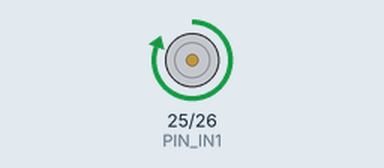
A sketch run on a simulated ESP32. Parts: motor-driver pin pairs drawn as motors (green arrow = first pin HIGH = forward, orange = second pin HIGH = backward, longer = more drive).

Above: at 1.5 s.
At 4.0 s:
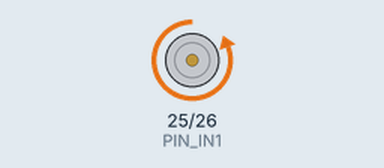
At 5.5 s:
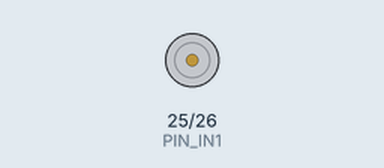
Timing chart, 0 to 8.6 s (numbered marks = the images above):
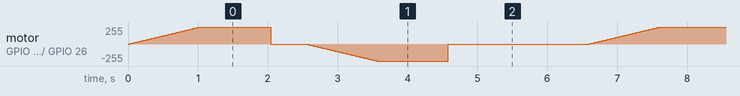

The sketch:

example.ino
```cpp
// Arduino/ESP32 sketch that ramps a DC motor forward, applies a brake, then ramps it in reverse using PWM on the DRV8871 IN pins.
//
// Buy this module: https://shillehtek.com/products/drv8871-h-bridge-motor-driver-module-pre-soldered
// Full manual: https://shillehtek.com/blogs/shillehtek-product-manuals/drv8871-h-bridge-motor-driver-module-pre-soldered-manual
// More examples: https://github.com/shillehbean/shillehtek-examples
//

// DRV8871 motor driver - ramp a DC motor forward, brake, then ramp it in reverse
// Arduino Uno/Nano: IN1 = D9, IN2 = D10, GND = GND.  ESP32: IN1 = GPIO 25, IN2 = GPIO 26, GND = GND.
// The motor supply (6.5 V to 45 V) goes to POWER + and POWER -. Leave the header VM pin unconnected.
#if defined(ESP32)
const int PIN_IN1 = 25;
const int PIN_IN2 = 26;
#else
const int PIN_IN1 = 9;
const int PIN_IN2 = 10;
#endif

void drive(int speed) {              // speed: -255 (full reverse) to 255 (full forward)
  if (speed >= 0) {
    analogWrite(PIN_IN1, speed);
    analogWrite(PIN_IN2, 0);
  } else {
    analogWrite(PIN_IN1, 0);
    analogWrite(PIN_IN2, -speed);
  }
}

void brake() {                       // both inputs HIGH = brake
  analogWrite(PIN_IN1, 255);
  analogWrite(PIN_IN2, 255);
}

void setup() {
  pinMode(PIN_IN1, OUTPUT);
  pinMode(PIN_IN2, OUTPUT);
  drive(0);                          // both inputs LOW = coast
}

void loop() {
  for (int s = 0; s <= 255; s += 5) { drive(s); delay(20); }      // speed up forward
  delay(1000);
  brake();
  delay(500);
  for (int s = 0; s >= -255; s -= 5) { drive(s); delay(20); }     // speed up in reverse
  delay(1000);
  drive(0);                          // coast to a stop
  delay(2000);
}
```
